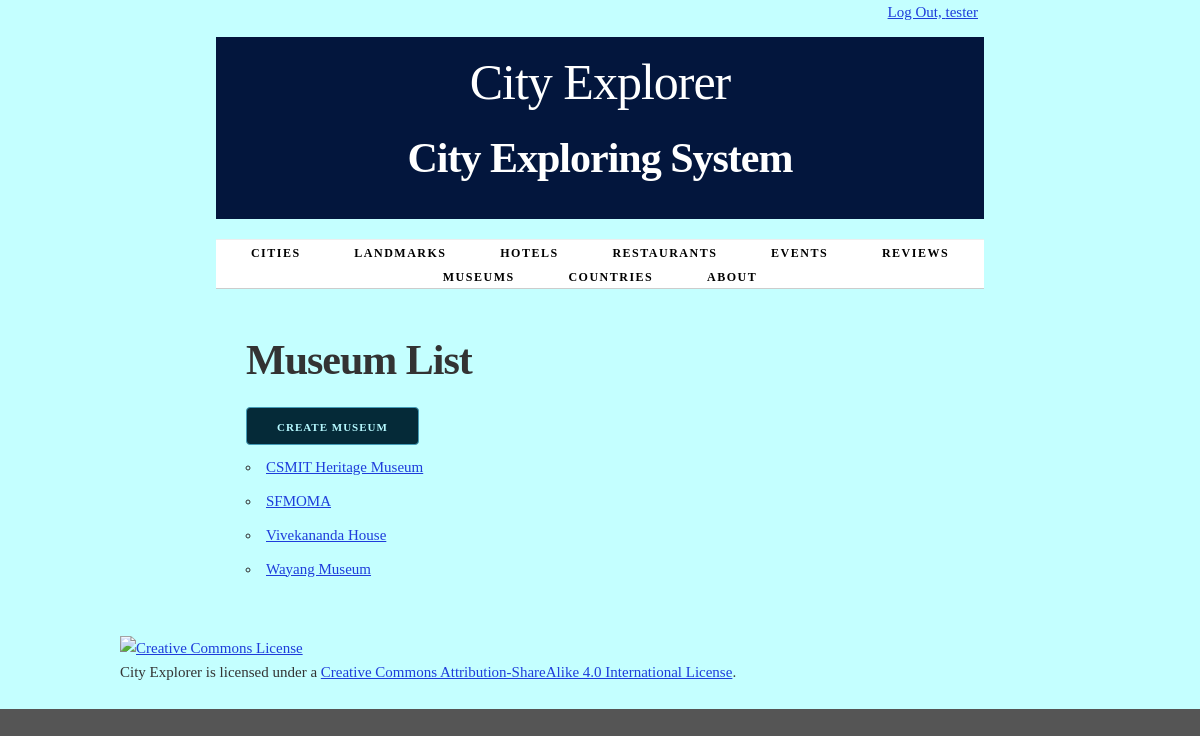
The app's page /museum/ (signed in) with its own data.
### cities/models.py (models this page shows, shortened)
class Museum(models.Model):
    city = models.ForeignKey(City, on_delete=models.CASCADE)
    name = models.CharField(max_length=100, unique=True)
    def get_absolute_url(self):
        return reverse('museum-detail', args=[str(self.id)])
    class Meta:
        ordering = ['name']

### cities/views.py (the view)
class MuseumList(LoginRequiredMixin, PermissionRequiredMixin, ListView):
    model = Museum
    permission_required = 'cities.view_museum'

### cities/templates/cities/museum_list.html (shortened to what this page needs)
{% extends 'cities/base.html' %}
{% block content %}
    <h2>Museum List</h2>
    {%  if perms.cities.add_museum %}
    <a href="{% url 'create-museum' %}" class="button button-primary">Create Museum</a>
    {% endif %}
    <ul>
        {% for museum in museum_list %}
            <li>
                <a href="{{ museum.get_absolute_url }}">{{ museum.name }}</a>
            </li>
        {% endfor %}
    </ul>
{% endblock %}

### cities/templates/cities/base.html (shortened to what this page needs)
{% load static %}
<!DOCTYPE html>
<html lang="en">
<head>
    <link rel="stylesheet" type="text/css" href="{% static 'cities/normalize.css' %}">
    <link rel="stylesheet" type="text/css" href="{% static 'cities/skeleton.css' %}">
    <link rel="stylesheet" type="text/css" href="{% static 'cities/style.css' %}">
</head>
<div class="container">
    <div class="status row">
        <div class="offset-by-eight four columns">
            <ul class="inline">
                {% if user.is_authenticated %}
                    <li><a href="{% url 'logout_urlpattern' %}">
                        Log Out, {{ user.get_username }}</a></li>
                {% else %}
                    <li><a href="{% url 'login_urlpattern' %}">
                        Log In</a></li>
                {% endif %}
            </ul>
        </div>
    </div>
<body>
    <div class="container">
        <header class="row">
            <div class="offset-by-one ten columns">
                <h1>City Explorer</h1>
                <h2>City Exploring System</h2>
            </div>
        </header>
        <nav>
            <ul>
                {% if perms.cities.view_city %}
                <li>
                    <a href="{% url 'cities_city_list_urlpattern' %}">
                        Cities</a></li>
                {% endif %}
                {% if perms.cities.view_landmark %}
                <li>
                    <a href="{% url 'cities_landmark_list_urlpattern' %}">
                        Landmarks</a></li>
                 {% endif %}
                {% if perms.cities.view_hotel %}
                <li>
                    <a href="{% url 'cities_hotel_list_urlpattern' %}">
                        Hotels</a></li>
                {% endif %}
                {% if perms.cities.view_restaurant %}
                <li>
                    <a href="{% url 'cities_restaurant_list_urlpattern' %}">
                        Restaurants</a></li>
                {% endif %}
                {% if perms.cities.view_event %}
                <li>
                    <a href="{% url 'cities_event_list_urlpattern' %}">
                        Events</a></li>
                {% endif %}
                {% if perms.cities.view_review %}
                <li>
                    <a href="{% url 'cities_review_list_urlpattern' %}">
                        Reviews</a></li>
                {% endif %}
                {% if perms.cities.view_museum %}
                <li>
                    <a href="{% url 'cities_museum_list_urlpattern' %}">
                        Museums</a></li>
                {% endif %}
                {% if perms.cities.view_country %}
                <li>
                    <a href="{% url 'cities_country_list_urlpattern' %}">
                        Countries</a></li>
                {% endif %}
                <li>
                     <a href="{% url 'about_urlpattern' %}">
                        About</a>
                </li>
            </ul>
        </nav>
        <main>
            {% block content %}{% endblock %}
        </main>
</div>
</body>
</html>
<footer>
    <p>
        <a rel="license" href="http://creativecommons.org/licenses/by-sa/4.0/">
            <img alt="Creative Commons License" style="border-width:0"
                 src="https://i.creativecommons.org/l/by-sa/4.0/88x31.png"/>
        </a><br/>
        <span xmlns:dct="http://purl.org/dc/terms/" property="dct:title">City Explorer</span>
        is licensed under a
        <a rel="license" href="http://creativecommons.org/licenses/by-sa/4.0/">Creative Commons Attribution-ShareAlike
            4.0 International License</a>.
    </p>
</footer>
</body>
</html>

### cities/static/cities/skeleton.css (style rules this page uses)
.container { position: relative; width: 100%; max-width: 960px; margin: 0 auto; padding: 0 20px; box-sizing: border-box; }
.column, .columns { width: 100%; float: left; box-sizing: border-box; }
@media (min-width: 400px) { .container { width: 85%; padding: 0; } }
@media (min-width: 550px) { .container { width: 80%; } }
@media (min-width: 550px) { .column, .columns { margin-left: 4%; } }
@media (min-width: 550px) { .column:first-child, .columns:first-child { margin-left: 0; } }
@media (min-width: 550px) { .four.columns { width: 30.6666666667%; } }
@media (min-width: 550px) { .ten.columns { width: 82.6666666667%; } }
@media (min-width: 550px) { .offset-by-one.column, .offset-by-one.columns { margin-left: 8.66666666667%; } }
@media (min-width: 550px) { .offset-by-eight.column, .offset-by-eight.columns { margin-left: 69.3333333333%; } }
html { font-size: 62.5%; }
body { font-size: 1.5em; line-height: 1.6; font-weight: 400; font-family: "Raleway", "HelveticaNeue", "Helvetica Neue", Helvetica, Arial, sans-serif; color: #222; }
h1, h2, h3, h4, h5, h6 { margin-top: 0; margin-bottom: 2rem; font-weight: 300; }
h1 { font-size: 4.0rem; line-height: 1.2; letter-spacing: -0.1rem; }
h2 { font-size: 3.6rem; line-height: 1.25; letter-spacing: -0.1rem; }
@media (min-width: 550px) { h1 { font-size: 5.0rem; } }
@media (min-width: 550px) { h2 { font-size: 4.2rem; } }
p { margin-top: 0; }
a { color: #1e3ddb; }
.button, button, input[type="submit"], input[type="reset"], input[type="button"] { display: inline-block; height: 38px; padding: 0 30px; color: #555; text-align: center; font-size: 11px; font-weight: 600; line-height: 38px; letter-spacing: 0.1rem; text-transform: uppercase; text-decoration: none; white-space: nowrap; background-color: transparent; border-radius: 4px; border: 1px solid #bbb; cursor: pointer; box-sizing: border-box; }
.button.button-primary, button.button-primary, input[type="submit"].button-primary, input[type="reset"].button-primary, input[type="button"].button-primary { color: #b6f9ff; background-color: #052a38; border-color: #439bb6; }
ul { list-style: circle inside; }
ol, ul { padding-left: 0; margin-top: 0; }
li { margin-bottom: 1rem; }
button, .button { margin-bottom: 1rem; }
pre, blockquote, dl, figure, table, p, ul, ol, form { margin-bottom: 2.5rem; }
.container:after, .row:after, .u-cf { content: ""; display: table; clear: both; }

### cities/static/cities/style.css (style rules this page uses)
html { height: 100%; background-color: #555; }
body { background-color: white; }
header h1 { display: inline-block; font-weight: normal; font-style: normal; width: 100%; margin-top: 0; padding-top: 0; }
nav { border-top: 1px solid #eee; width: 100%; border-bottom: 1px solid #eee; margin: 0 0 1em; padding: 0; }
nav ul { margin: 0; padding: 1em 0; list-style-type: none; text-align: center; }
nav ul li { display: inline; padding: 0; margin: 0 0.25em; font-weight: 600; text-transform: uppercase; text-align: center; font-size: 1rem; letter-spacing: .10rem; }
@media (min-width: 400px) { nav ul li { letter-spacing: .15rem; font-size: 1.2rem; margin: 0 0.5em; } }
@media (min-width: 550px) { nav ul li { margin: 0 0.75em; } }
nav ul li a { color: #555; text-decoration: none; background-color: transparent; cursor: pointer; }
.inline { list-style-type: none; padding: 0; margin: 0 0 -0.5em; }
.inline li { display: inline; }

### cities/templates/cities/base.html (style rules this page uses)
body { font-family: Baskerville, serif; line-height: 1.6; color: #333; background-color: #c4ffff; }
h1, h2, h3 { font-weight: 600; }
header { background-color: #03163d; padding: 1em 0; text-align: center; color: white; }
nav { background-color: #ffffff; border-bottom: 1px solid #ccc; }
nav ul { list-style-type: none; margin: 0; padding: 0; text-align: center; }
nav ul li { display: inline-block; margin: 0 10px; }
nav ul li a { color: #000000; text-decoration: none; padding: 10px 15px; border-radius: 4px; transition: background-color 0.3s ease; }
main { padding: 2em; }
.row { margin-bottom: 20px; }
.four.columns { text-align: center; }

### records on screen
Museum: name "CSMIT Heritage Museum"
Museum: name "SFMOMA"
Museum: name "Vivekananda House"
Museum: name "Wayang Museum"

### other values on screen
{{ user.get_username }} "tester"
